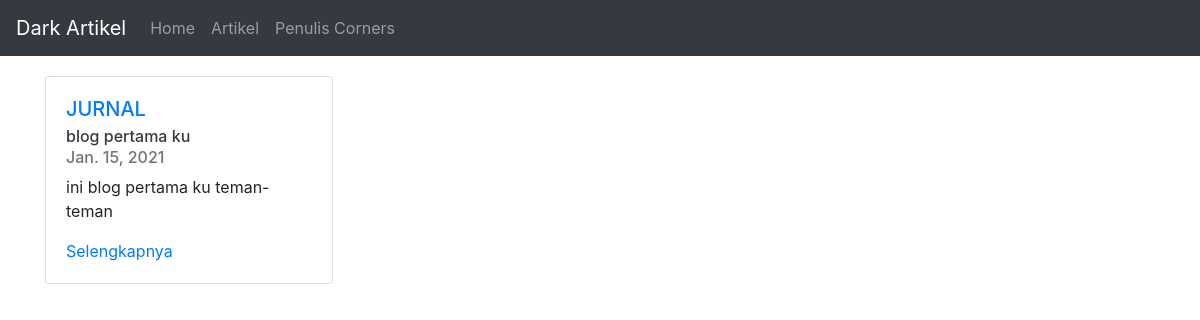
The app's page /, older data.
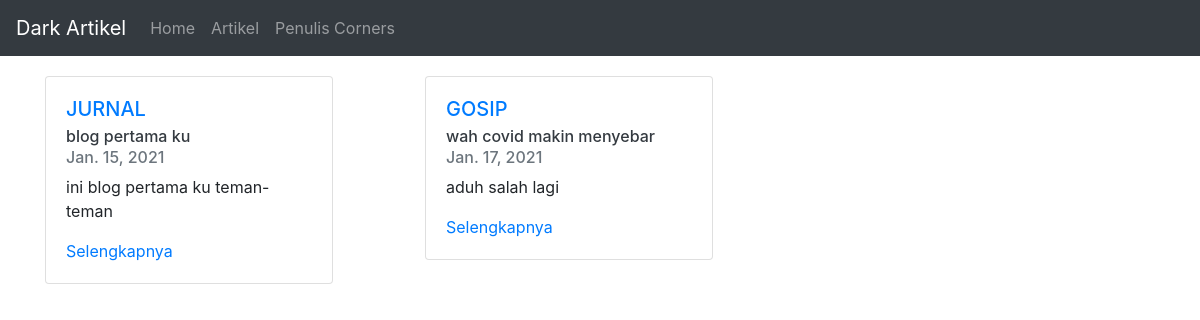
The same page, newer data.
### artikel/models.py (models this page shows, shortened)
class Artikel(models.Model):
    judul = models.CharField(max_length=200,null=True)
    isi = models.TextField(null=True)
    KATEGORI_TYPE = (
        ('JURNAL','Jurnal'),
        ('GOSIP','Gosip'),
        ('TRAVELING','Traveling'),
    )
    kategori = models.CharField(null=True, blank=True, choices=KATEGORI_TYPE,max_length=200)
    penulis = models.ForeignKey(Penulis,null=True,on_delete=models.SET_NULL)
    slug = models.SlugField(blank=True, editable=False)
    published = models.DateTimeField(auto_now_add=True, null=True)
    updated = models.DateTimeField(auto_now=True, null=True)

### artikel/views.py (the view)
# urls.py: path('',BlogHomeView.as_view(),name='index_home'),
class BlogHomeView(TemplateView,ArtikelPerkategori):
    template_name = 'artikel/home_view.html'
    def get_context_data(self):
        data = self.get_last_artikel_each_kategori()
        context = {
            'page_title':'Wellcome',
            'dataKategori':data,
        }
        return context

### artikel/views.py (called while the page is built)
    def get_last_artikel_each_kategori(self):
        kategoriList = self.model.objects.values_list('kategori',flat=True).distinct()
        queryset = []
        for kategori in kategoriList:
            artikel = self.model.objects.filter(kategori=kategori).latest('published')
            queryset.append(artikel)
        return queryset

### artikel/templates/artikel/home_view.html (shortened to what this page needs)
{% extends 'base.html' %}
{% block content %}
    <div class="row">
        {% for kategori in dataKategori %}
            <div class="col-md-4">
                <div class="card" style="width: 18rem;">
                    <div class="card-body">
                        <h5 class="card-title"><a href="{% url 'artikel:kategori-list' kategori.kategori 1 %}">{{kategori.kategori}}</a></h5>
                        <h6 class="card-subtitle mb-2 text-dark">{{kategori.judul}}</h6>
                        <h6 class="card-subtitle mb-2 text-muted">{{kategori.published|date}}</h6>
                        <p class="card-text">{{kategori.isi|truncatewords:5}}</p>
                        <a href="{% url 'artikel:detail' kategori.slug %}" class="card-link">Selengkapnya</a>
                    </div>
                </div>
            </div>
        {% endfor %}
    </div>
{% endblock content %}

Row changes from the older to the newer data that the page shows:
added Artikel: kategori "GOSIP", judul "wah covid makin menyebar", published "Jan. 17, 2021", isi "aduh salah lagi"
